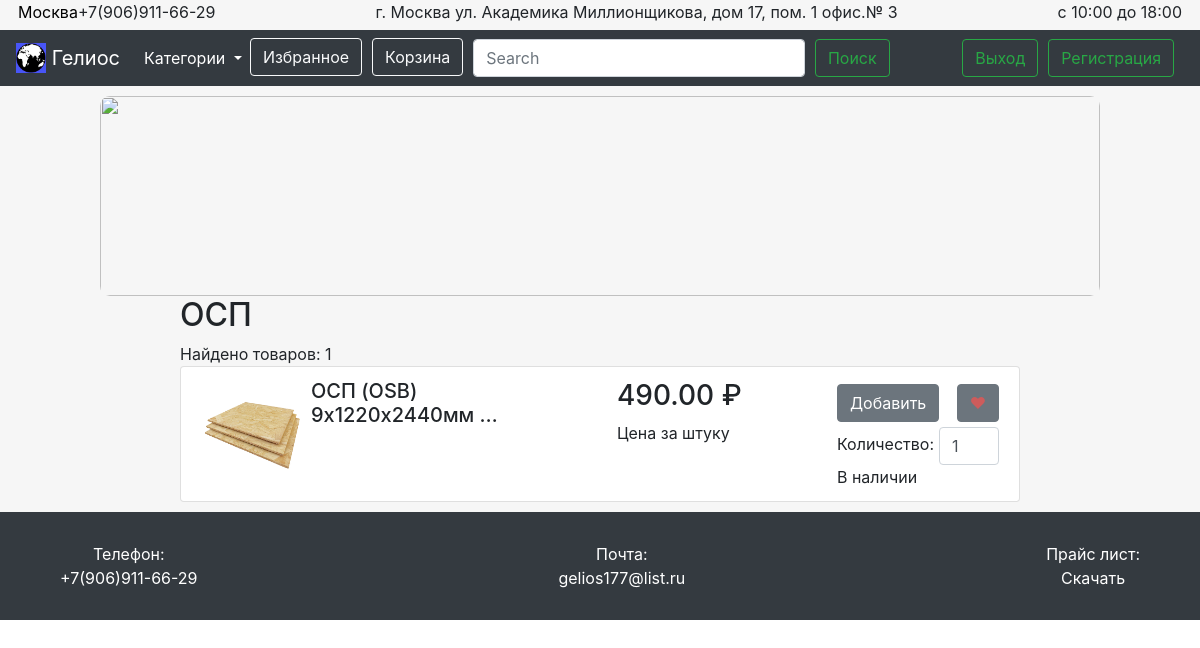
/category/ОСП/ (signed in), run on an earlier commit of the app's database.
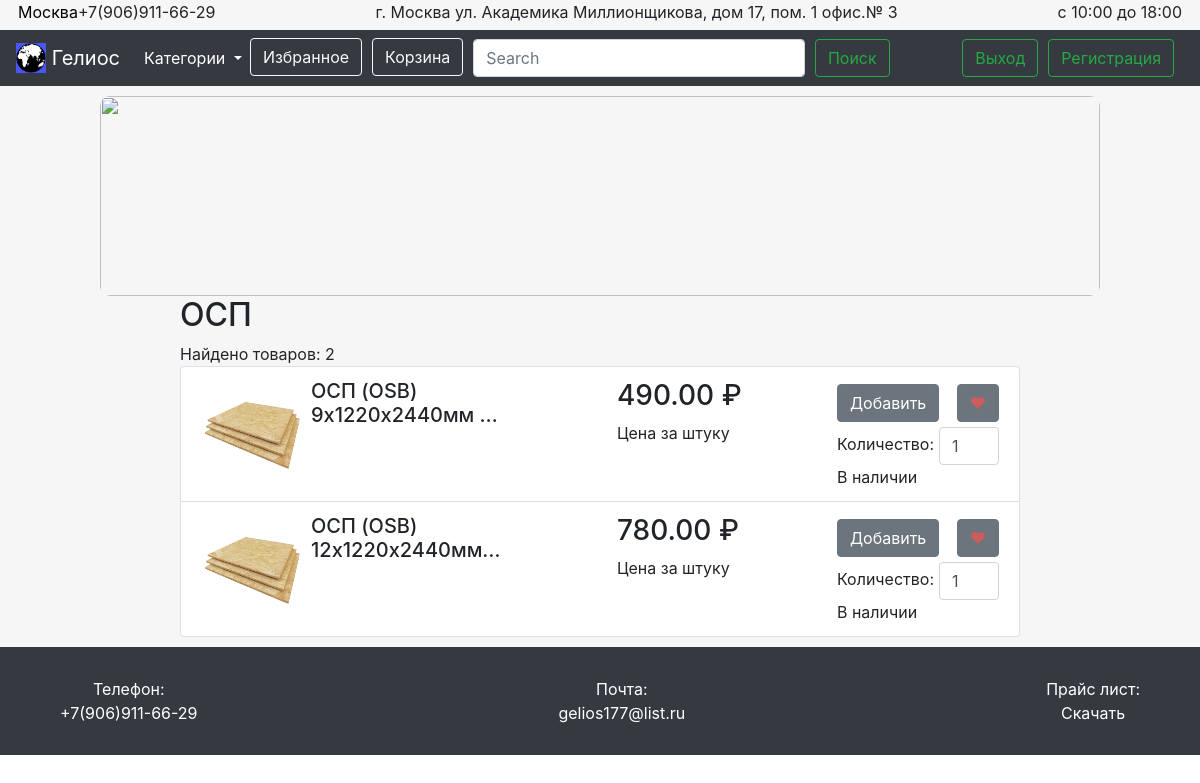
And on a later commit of the database.
### product/models.py (models this page shows, shortened)
class Product(models.Model):
    name = models.CharField(max_length=100, blank=True, null=True, default=None)
    price = models.DecimalField(max_digits=10, decimal_places=2, default=0)
    price_per_some = models.ForeignKey(PricePerSome, blank=True, null=True, default=None)
    characteristic = models.TextField(blank=True, null=True, default=None)
    description = models.TextField(blank=True, null=True, default=None)
    category = models.ForeignKey(Category, blank=True, null=True, default=None)
    image = models.ImageField(upload_to='product_images\\')
    is_active = models.BooleanField(default=True)
    is_main = models.BooleanField(default=False)
    created = models.DateTimeField(auto_now_add=True, auto_now=False)
    updated = models.DateTimeField(auto_now_add=False,auto_now=True)
    class Meta:
        verbose_name = 'Товар'
        verbose_name_plural = 'Товары'

class PricePerSome(models.Model):
    name = models.CharField(max_length=100, blank=True, null=True, default=None)
    created = models.TimeField(auto_now_add=True, auto_now=False)
    updated = models.TimeField(auto_now_add=False, auto_now=True)
    def __str__(self):
        return 'Цена за ' + self.name
    class Meta:
        verbose_name = 'Цена за ...'
        verbose_name_plural = 'Цены за ...'

### category/views.py (the view)
# urls.py: url(r'^', include('category.urls')),
def category(request, cat_name):
    is_login = request.user.is_authenticated()
    user_name = request.user.username
    session_key = request.session.session_key
    if not session_key:
        request.session.cycle_key()
    if not is_login:
        user_name = session_key
        try:
            UserData.objects.get(owner_name=user_name)
        except:
            UserData.objects.create(owner_name=user_name, liked_data='', order_data='')
    if '_' in cat_name:
        cat_name = ' '.join(cat_name.split('_'))
    category = cat_name
    cat_list = Category.objects.all()
    res_cat = None
    for cat in cat_list:
        if cat.name == cat_name:
            res_cat = cat
            break
    prods = Product.objects.filter(category=res_cat.id)
    len_prods = len(prods)
    return render(request, 'category.html', locals())

### nav/templatetags/nav_items.py (called while the page is built)
@register.inclusion_tag('dropdown.html', takes_context=True)
def dropdown(context):
    res = []
    for elem in Category.objects.all():
        url = '_'.join(elem.name.split(' '))
        res.append([elem.name, url])
    return {'items': res}

### templates/category.html (shortened to what this page needs)
{% extends 'base.html' %}
{% load static %}
{% block content %}
  <div id="cat-container">
    <h2>{{ cat_name }}</h2>
    {% if len_prods %}
      <div>Найдено товаров: {{ len_prods }}</div>
      <ul class="list-group">
        {% for product in prods %}
          <li class="list-group-item">
            <div id="cat-prod-container">
              <div id="cat-prod-left">
                <a href="{% url 'product' product.id %}">
                  <img src="../../static/media/{{ product.image }}" id="best-product-image">
                </a>
                <h5>{{ product.name|truncatechars_html:25 }}</h5>
              </div>
              <div id="cat-prod-right">
                <div id="cat-prod-right-left">
                  <h3 id="best-product-price">{{ product.price }} &#8381</h3>
                  <div id="best-price-per-one">{{ product.price_per_some }}</div>
                </div>
                <div id="cat-prod-right-right">
                  <div id="cat-btn-cont">
                    <button type="button" class="btn btn-secondary to-order-butt {{ product.id }}-to-hide-btn"
                              data-product_id = "{{ product.id }}"
                              data-is_delete = "false"
                              data-loc = "main"
                      >Добавить</button>
                    <form class="product-liked-form" action="{% url 'update_favorites' %}">
                      <button class="btn btn-secondary like-butt {{ product.id }}-to-hide-like" id="like-butt"
                              data-product_id = "{{ product.id }}"
                              data-is_delete="false"
                              data-loc="main"
                      >&#10084;</button>
                    </form>
                  </div>
                  <form id="cat-prod-form" class="product-stuff-cont" action="{% url 'update_order' %}">
                    <div class="label-input-controlled">Количество:</div>
                    <input class="form-control {{ product.id }}-product-input" type="number" id="count-of-best-product"
                           min="0" max="1000000" value="1" placeholder="0">
                  </form>
                  {% if product.is_active%}
                    <div>В наличии</div>
                  {% else %}
                    <div>Нет в наличии</div>
                  {% endif %}
                </div>
              </div>
            </div>
          </li>
        {% endfor %}
      </ul>
    {% else %}
      <div id="zero-found">
        <p>Ничего не найдено</p>
      </div>
    {% endif %}
  </div>
  <div id="cat-vacuum"></div>
{% endblock %}

What changed in the data, as far as the page shows it:
added Product: image (picture), name "ОСП (OSB) 12х1220х2440мм…", price "780.00", price_per_some "Цена за штуку", is_active "В наличии"
Also different on the page:
{{ len_prods }}: "1" → "2"
